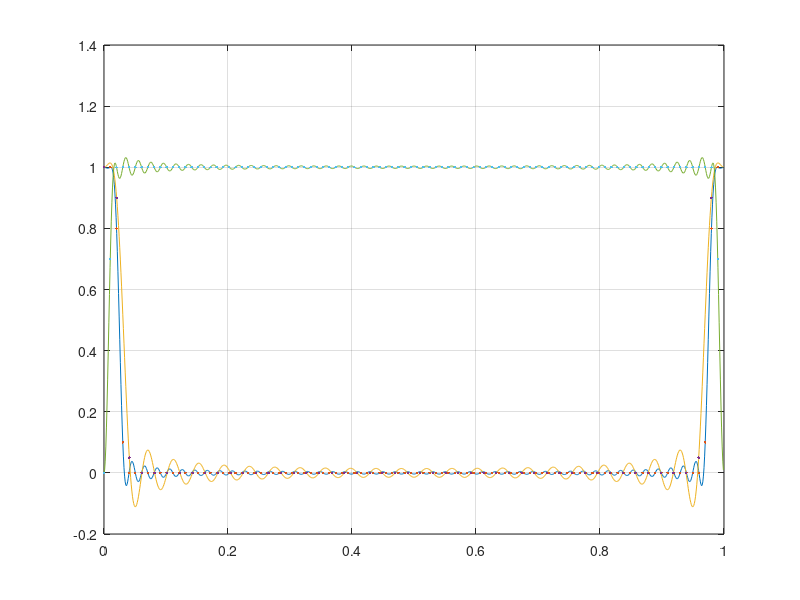

Source code (MATLAB):
%%
clear
j = (-1)^(1/2);

%%
N1 = 99;
k1 = 0:N1-1;
M1 = (N1-1)/2;
W = exp(j*2*pi/N1);
Ak1 = [1 1 0.8 0.1 zeros(1, 92) 0.1 0.8 1];
h1 = real(ifft(Ak1.*W.^(-M1*k1)));

N2 = 49;
k2 = 0:N2-1;
M2 = (N2-1)/2;
W = exp(j*2*pi/N2);
Ak2 = [1 0.9 0.05 zeros(1, 44) 0.05 0.9];
h2 = real(ifft(Ak2.*W.^(-M2*k2)));

N5 = 99;
k5 = 0:N5-1;
M5 = (N5-1)/2;
W = exp(j*2*pi/N1);
Ak5 = [0 0.7 ones(1, 96) 0.7];
h5 = real(ifft(Ak5.*W.^(-M5*k5)));


%% plot A(w)
L = 2^10;
WL = exp(j*2*pi/L);
kL = 0:L-1;
w = kL.*2*pi/L;

hold on
grid on
box on

H = fft(h1,L);
A1 = real(H.*WL.^(M1*kL));
plot(w/2/pi, A1)
plot(k1/N1, Ak1, '.')

H = fft(h2,L);
A2 = real(H.*WL.^(M2*kL));
plot(w/2/pi, A2)
plot(k2/N2, Ak2, '.')

H = fft(h5,L);
A5 = real(H.*WL.^(M5*kL));
plot(w/2/pi, A5)
plot(k5/N5, Ak5, '.')
% xlim([0, 0.1])
% ylim([0.995, 1.005])